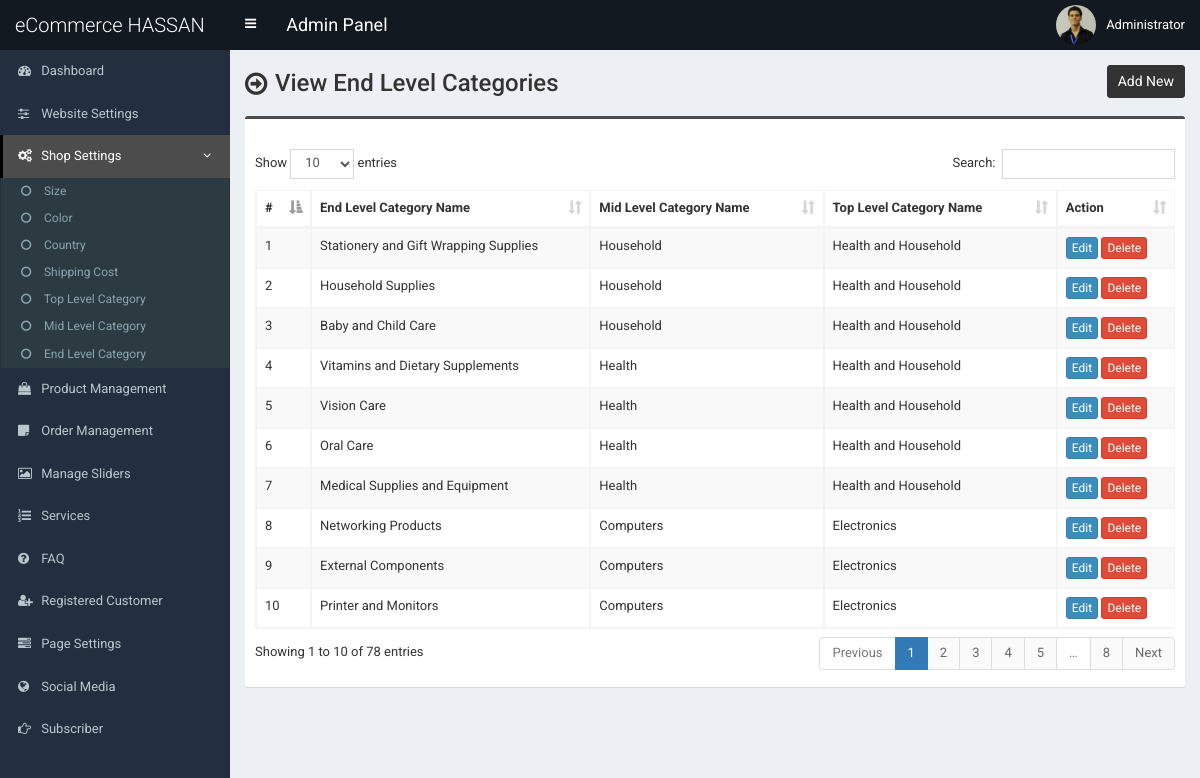
/admin/end-category.php (signed in), run on the app's committed database.
### tables this page shows
CREATE TABLE `tbl_end_category` (
  `ecat_id` int(11) NOT NULL,
  `ecat_name` varchar(255) NOT NULL,
  `mcat_id` int(11) NOT NULL
);

CREATE TABLE `tbl_mid_category` (
  `mcat_id` int(11) NOT NULL,
  `mcat_name` varchar(255) NOT NULL,
  `tcat_id` int(11) NOT NULL
);

CREATE TABLE `tbl_top_category` (
  `tcat_id` int(11) NOT NULL,
  `tcat_name` varchar(255) NOT NULL,
  `show_on_menu` int(1) NOT NULL
);

### admin/end-category.php (the view, shortened to what this page needs)
<?php require_once('header.php'); ?>
<section class="content-header">
	<div class="content-header-left">
		<h1>View End Level Categories</h1>
	</div>
	<div class="content-header-right">
		<a href="end-category-add.php" class="btn btn-primary btn-sm">Add New</a>
	</div>
</section>
<section class="content">
  <div class="row">
    <div class="col-md-12">
      <div class="box box-info">
        <div class="box-body table-responsive">
          <table id="example1" class="table table-bordered table-hover table-striped">
			<thead>
			    <tr>
			        <th>#</th>
			        <th>End Level Category Name</th>
                    <th>Mid Level Category Name</th>
                    <th>Top Level Category Name</th>
			        <th>Action</th>
			    </tr>
			</thead>
            <tbody>
            	<?php
            	$i=0;
            	$statement = $pdo->prepare("SELECT *
                                    FROM tbl_end_category t1
                                    JOIN tbl_mid_category t2
                                    ON t1.mcat_id = t2.mcat_id
                                    JOIN tbl_top_category t3
                                    ON t2.tcat_id = t3.tcat_id
                                    ORDER BY t1.ecat_id DESC
                                    ");
            	$statement->execute();
            	$result = $statement->fetchAll(PDO::FETCH_ASSOC);
            	foreach ($result as $row) {
            		$i++;
            		?>
					<tr>
	                    <td><?php echo $i; ?></td>
	                    <td><?php echo $row['ecat_name']; ?></td>
                        <td><?php echo $row['mcat_name']; ?></td>
                        <td><?php echo $row['tcat_name']; ?></td>
	                    <td>
	                        <a href="end-category-edit.php?id=<?php echo $row['ecat_id']; ?>" class="btn btn-primary btn-xs">Edit</a>
	                        <a href="#" class="btn btn-danger btn-xs" data-href="end-category-delete.php?id=<?php echo $row['ecat_id']; ?>" data-toggle="modal" data-target="#confirm-delete">Delete</a>
	                    </td>
	                </tr>
            		<?php
            	}
            	?>
            </tbody>
          </table>
        </div>
      </div>
</section>
<?php require_once('footer.php'); ?>

### admin/style.css (style rules this page uses)
body { font-size: 13px; font-family: "Roboto", sans-serif; }
.content-header > h1, .content-header .content-header-left h1 { font-family: "Roboto", sans-serif; }
.box-info { padding-top: 20px; }
.content-header { overflow: hidden; }
.content-header .content-header-left { float: left; padding-top: 5px; }
.content-header .content-header-right { float: right; }
.content-header .content-header-left h1 { margin-top: 0; margin-bottom: 0; padding-left: 30px; padding-bottom: 5px; font-size: 24px; position: relative; }
.content-header .content-header-left h1:before { position: absolute; top: 0; left: 0; font-family: "FontAwesome", sans-serif; font-size: 26px; content: "\f18e"; }
.content-header .content-header-right a { position: relative; font-size: 14px; }
.box.box-info { border-top-color: #4c4c4c; }
.content-header .content-header-right a { background-color: #333333; border-color: #333333; }

### data on the page
tbl_end_category: ecat_name "Stationery and Gift Wrapping Supplies", mcat.mcat_name "Household", tbl_top_category.tcat_name "Health and Household"
tbl_end_category: ecat_name "Household Supplies", mcat.mcat_name "Household", tbl_top_category.tcat_name "Health and Household"
tbl_end_category: ecat_name "Baby and Child Care", mcat.mcat_name "Household", tbl_top_category.tcat_name "Health and Household"
tbl_end_category: ecat_name "Vitamins and Dietary Supplements", mcat.mcat_name "Health", tbl_top_category.tcat_name "Health and Household"
tbl_end_category: ecat_name "Vision Care", mcat.mcat_name "Health", tbl_top_category.tcat_name "Health and Household"
tbl_end_category: ecat_name "Oral Care", mcat.mcat_name "Health", tbl_top_category.tcat_name "Health and Household"
tbl_end_category: ecat_name "Medical Supplies and Equipment", mcat.mcat_name "Health", tbl_top_category.tcat_name "Health and Household"
tbl_end_category: ecat_name "Networking Products", mcat.mcat_name "Computers", tbl_top_category.tcat_name "Electronics"
tbl_end_category: ecat_name "External Components", mcat.mcat_name "Computers", tbl_top_category.tcat_name "Electronics"
tbl_end_category: ecat_name "Printer and Monitors", mcat.mcat_name "Computers", tbl_top_category.tcat_name "Electronics"

### other printed values
$_SESSION['user']['full_name'] "Administrator"
